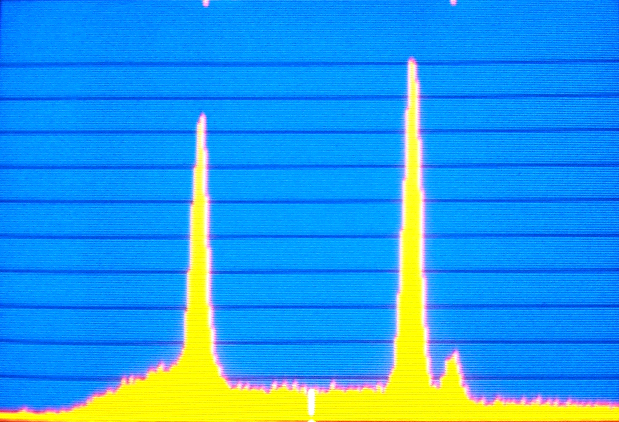
#> input picture cv/0.png, 619 x 422 px, found by its file name
$ python work1.py
#> lines starting #> are read from the running program, lines starting #| are printed output that depends on the picture; after the words box and inside, x2 and y2 are one past the last pixel; in counts of white or black regions, pixels touching at a corner belong together; long printed decimals are rounded
import cv2
import numpy as np

image = cv2.imread("C:/Users/14282/Desktop/Code/Python/cv/0.png",0) #将图片以灰度图导入
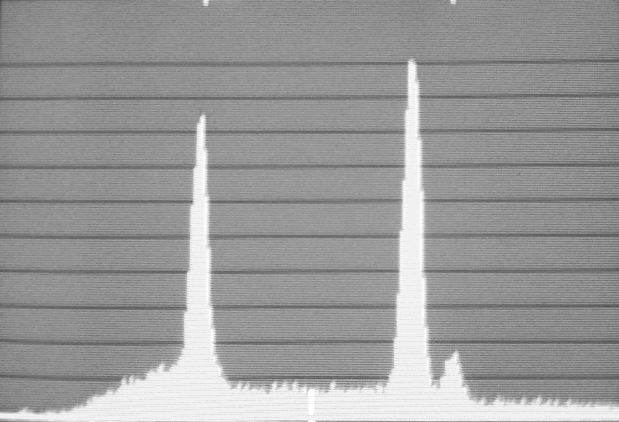
#> image: shape (422, 619); min 68, max 255, mean 153.6
h = image.shape[0]
#> h = 422
w = image.shape[1]
#> w = 619

threshold, new_image = cv2.threshold(image, 0, 255, cv2.THRESH_BINARY | cv2.THRESH_OTSU)
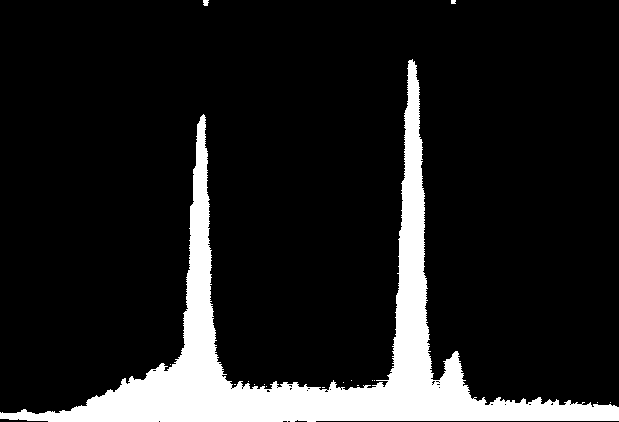
#> new_image: shape (422, 619); 12.4% white; 17 white regions (15 under 20 px), largest, box (x1, y1, x2, y2) and area: (0, 59, 619, 422) 32253, (203, 0, 209, 6) 30
#> threshold = 188
cv2.imshow("new",new_image)
print('阈值：'+str(threshold))
#| 阈值：188.0

n = 0
new_image = np.zeros((h,w),np.uint8)
for i in range(h):
    for j in range(w):
        if(image[i,j]> threshold ):
            new_image[i,j] = 255
            n+=1
        else:
            new_image[i,j] = 0
#> after the loop, n = 32320

print('黄色部分所占比例:'+str(n/(h*w)))
#| 黄色部分所占比例:0.1237

cv2.waitKey()
